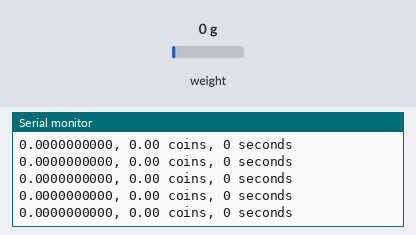
The sketch below on a simulated Arduino Uno, built with avr-gcc and run on an emulated ATmega328P. On the bench: the last lines printed to the serial monitor. Inputs (shaded band) come from the test bench; at power-on: weight on the scale 0 g.

Above: at 2.2 s.
2.3 s: weight on the scale set to 100 g
At 2.33 s:
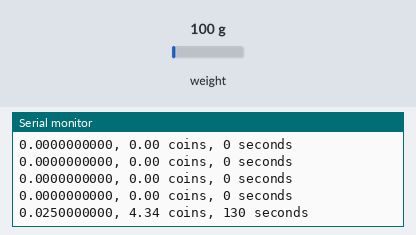
5.3 s: weight on the scale set to 1250 g
At 5.3 s:
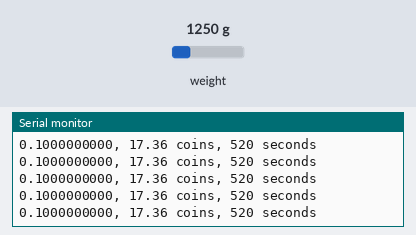
Timing chart, 0 to 8.3 s (numbered marks = the images above; inputs shaded):
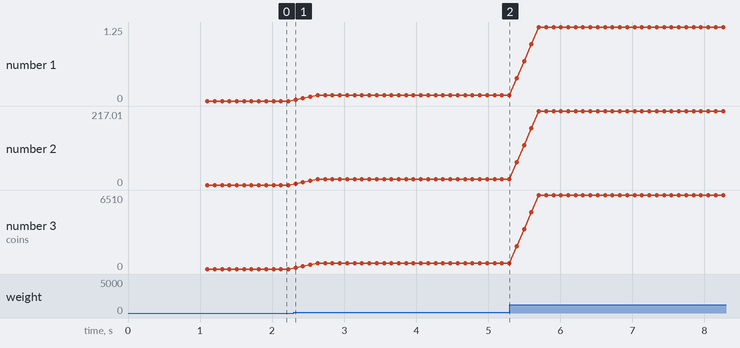

Measured:
- after the input at 2.3 s, the serial monitor: prints a new line at once (image 1)
- plotted number 1: 0 → 0.1 after the input at 2.3 s, 0.1 → 1.25 after the input at 5.3 s
- plotted number 2: 0 → 17.36 after the input at 2.3 s, 17.36 → 217.01 after the input at 5.3 s
- plotted number 3: 0 → 520 after the input at 2.3 s, 520 → 6510 after the input at 5.3 s

The sketch:

code.ino
```cpp
#include "HX711.h"

HX711 scale(3, 2);

void setup() {
  Serial.begin(9600);

  scale.set_scale(203350.0f);    // this value is obtained by calibrating the scale with known weights; see the README for details
  scale.tare();				        // reset the scale to 0

  Serial.println("Readings:");
}

float forceHistory[4] = {0,0,0,0};
int forceHistoryIndex = 0;

void loop() {
  if (scale.is_ready()){
    forceHistory[forceHistoryIndex] = scale.get_units();
    forceHistoryIndex = (forceHistoryIndex + 1) % 4;
  }

  float force = (forceHistory[0] + forceHistory[1] + forceHistory[2] + forceHistory[3])/4.0f;

  Serial.print(force, 10);
  Serial.print(", ");

  float coinWeight = 0.00576f;
  float coins = (force/coinWeight);
  Serial.print(coins, 2);
  Serial.print(" coins, ");
  int seconds = coins*30;
  Serial.print(seconds);
  Serial.println(" seconds");
}
```
